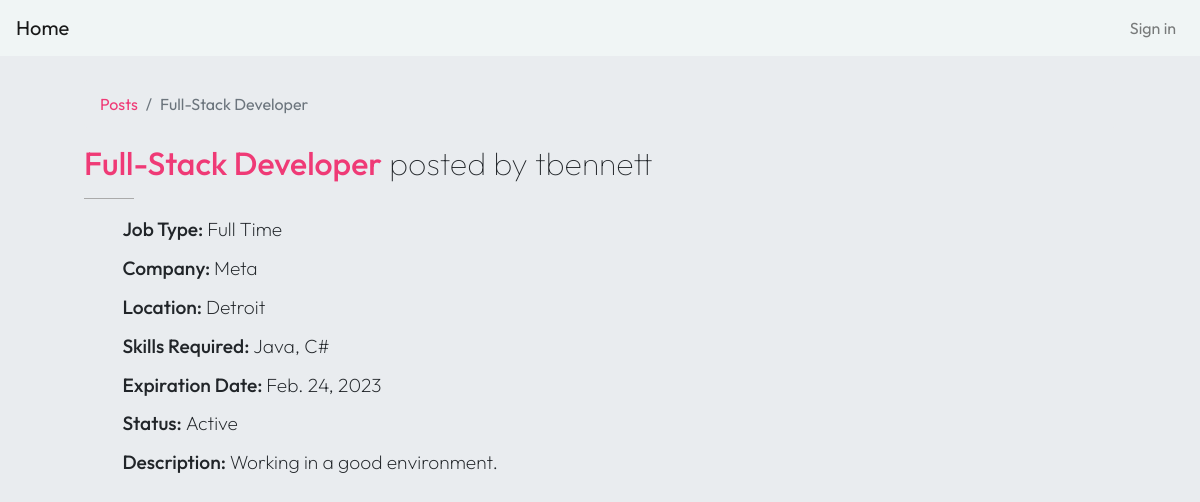
The app's page /posts/4/ with its own data.
### users/models.py (models this page shows, shortened)
class Post(models.Model):
    creator = models.ForeignKey(User, on_delete=models.CASCADE)
    title = models.CharField(max_length=100)
    position_type = models.CharField(choices=[('Full Time', 'FT'), ('Part Time', 'PT')], max_length=10)
    location = models.CharField(max_length=100)
    skills = models.CharField(max_length=200)
    description = models.TextField(max_length=500)
    company = models.CharField(max_length=100)
    expiration_date = models.DateField()
    interested_candidates = models.ManyToManyField(Candidate, blank=True)
    def is_expired(self):
        return self.expiration_date < datetime.date.today()

class User(AbstractUser):
    is_candidate = models.BooleanField(default=False)
    is_recruiter = models.BooleanField(default=False)

### users/views.py (the view)
# urls.py: path('<int:pk>/', DetailPost.as_view(), name='post-detail'),
class DetailPost(DetailView):
    model = Post
    template_name = 'users/posts/detail.html'

### users/templates/users/posts/detail.html (shortened to what this page needs)
{% extends 'users/base.html' %}
{% block content %}
  <nav aria-label="breadcrumb">
    <ol class="breadcrumb">
      <li class="breadcrumb-item active" aria-current="page"><a href="{% url 'list-posts' %}">Posts</a></li>
      <li class="breadcrumb-item active" aria-current="page">{{ post.title }}</li>
    </ol>
  </nav>
  <div class="post-details d-flex-col-l gap-10">
    <h2 class="fw-100"><span class="td-pink fw-500">{{ post.title }}</span> posted by {{ post.creator }}</h2>
    <div class="thin line"></div>
    <p><span class="fw-500">Job Type: </span>{{ post.position_type }}</p>
    <p><span class="fw-500">Company: </span>{{ post.company }}</p>
    <p><span class="fw-500">Location: </span>{{ post.location }}</p>
    <p><span class="fw-500">Skills Required: </span>{{ post.skills }}</p>
    <p><span class="fw-500">Expiration Date: </span>{{ post.expiration_date }}</p>
    <p><span class="fw-500">Status: </span>{% if post.is_expired %}Inactive{% else %}Active{% endif %}</p>
    <p><span class="fw-500">Description: </span>{{ post.description }}</p>
  </div>
{% endblock %}

### users/static/components/root.css (style rules this page uses)
:root { --td-pink: #ef3a76; --border-radius: 5px; --header-height: 50px; --loudness-width: 0; --comfort-width: 0; --natlight-width: 0; --outlet-width: 0; --result-margin-bottom: 20px; }
h1, h2, h3, h4, h5, h6, p { margin: 0; font-family: Outfit, sans-serif; }
a { text-decoration: none; }
a:link { text-decoration: none; }
.fw-100 { font-weight: 100; }
.fw-500 { font-weight: 500; }
.gap-10 { gap: 10px; grid-gap: 10px; }
.d-flex-col-l { display: flex; justify-content: center; align-items: flex-start; flex-direction: column; }
.line { width: 50px; height: 3px; background-color: #aaa; margin: 6px 0; }
.thin { height: 1px !important; }
.td-pink { color: var(--td-pink) }

### users/static/components/home.css (style rules this page uses)
a { color: #ef3a76; }

### users/static/components/posts.css (style rules this page uses)
.post-details p { font-size: 1.2em; font-weight: 200; margin-left: 2em; }

### records on screen
Post: title "Full-Stack Developer", creator "tbennett", position_type "Full Time", company "Meta", location "Detroit", skills "Java, C#", expiration_date "Feb. 24, 2023", description "Working in a good environment."
